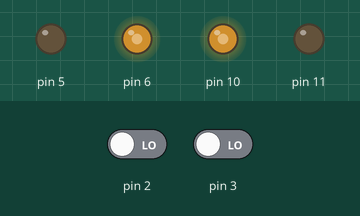
The sketch below on a simulated Arduino Uno, built with avr-gcc and run on an emulated ATmega328P. Parts: output pins drawn as LEDs (lit = HIGH). Inputs (shaded band) come from the test bench; at power-on: pin 2 LOW, pin 3 LOW.

Above: at 1.2 s.
1.3 s: pin 2 driven HIGH
At 2.2 s:
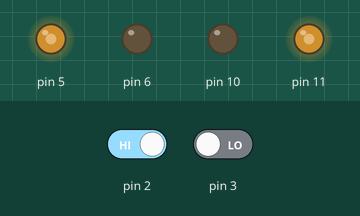
2.8 s: pin 3 driven HIGH
At 3.4 s:
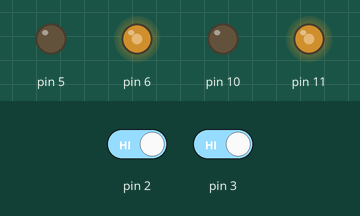
4.3 s: pin 3 driven LOW
At 5.7 s:
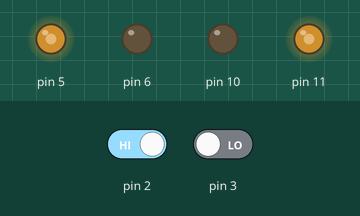
Timing chart, 0 to 7.3 s (numbered marks = the images above; inputs shaded):
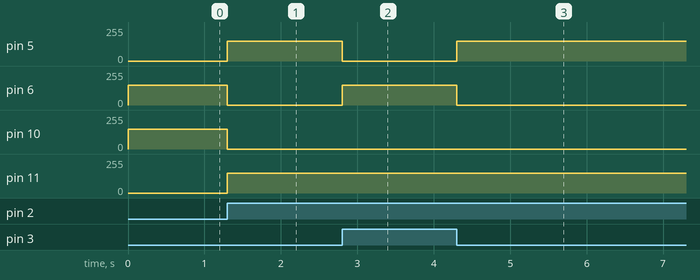

Measured:
- after the input at 1.3 s, pin 5, pin 11: 0/255 → 150/255 at once; pin 6, pin 10: 150/255 → 0/255 at once
- after the input at 2.8 s, pin 5: 150/255 → 0/255 at once; pin 6: 0/255 → 150/255 at once
- after the input at 4.3 s, pin 5: 0/255 → 150/255 at once; pin 6: 150/255 → 0/255 at once

The sketch:

_18.Line_Bot.ino
```cpp
void setup() {
  pinMode(5, OUTPUT);               // 왼쪽 모터1
  pinMode(6, OUTPUT);               // 왼쪽 모터2
  pinMode(10, OUTPUT);            // 오른쪽 모터1
  pinMode(11, OUTPUT);            // 오른쪽 모터2
  pinMode(2, INPUT);                  // 왼쪽 라인센서
  pinMode(3, INPUT);                  // 오른쪽 라인센서
}
int motorL = 150;                         // 왼쪽 모터 속도 (세팅 값을 넣어주세요.)
int motorR = 150;                        // 오른쪽 모터 속도 (세팅 값을 넣어주세요.)
int c = 0;
void loop() {
  int lineL = digitalRead(2);                      //왼쪽 라인센서
  int lineR = digitalRead(3);                     //오른쪽 라인센서
  if (lineR == 1 && lineL == 1) {      // 만약 라인센서가 모두 검정색 위에 있을 경우
    analogWrite(5, c); analogWrite(6, motorL);
    analogWrite(10, c); analogWrite(11, motorR);
  }
  else if (lineR == 1 && lineL == 0) {
    // 만약 그게 아니라 오른쪽 라인센서만 검정색 위에 있을 경우
    analogWrite(5, c); analogWrite(6, motorL);
    analogWrite(10, motorR); analogWrite(11, c);
  }
  else if (lineR == 0 && lineL == 1) {
    // 만약 그게 아니라 왼쪽 라인센서만 검정색 위에 있을 경우
    analogWrite(5, motorL); analogWrite(6, c);
    analogWrite(10, c); analogWrite(11, motorR);
  }
  else if (lineR == 0 && lineL == 0) {
    // 만약 그게 아니라 둘다 흰색 위에 있을 경우
    analogWrite(5, c); analogWrite(6, motorL);
    analogWrite(10, motorR); analogWrite(11, c);
  }
}
```
